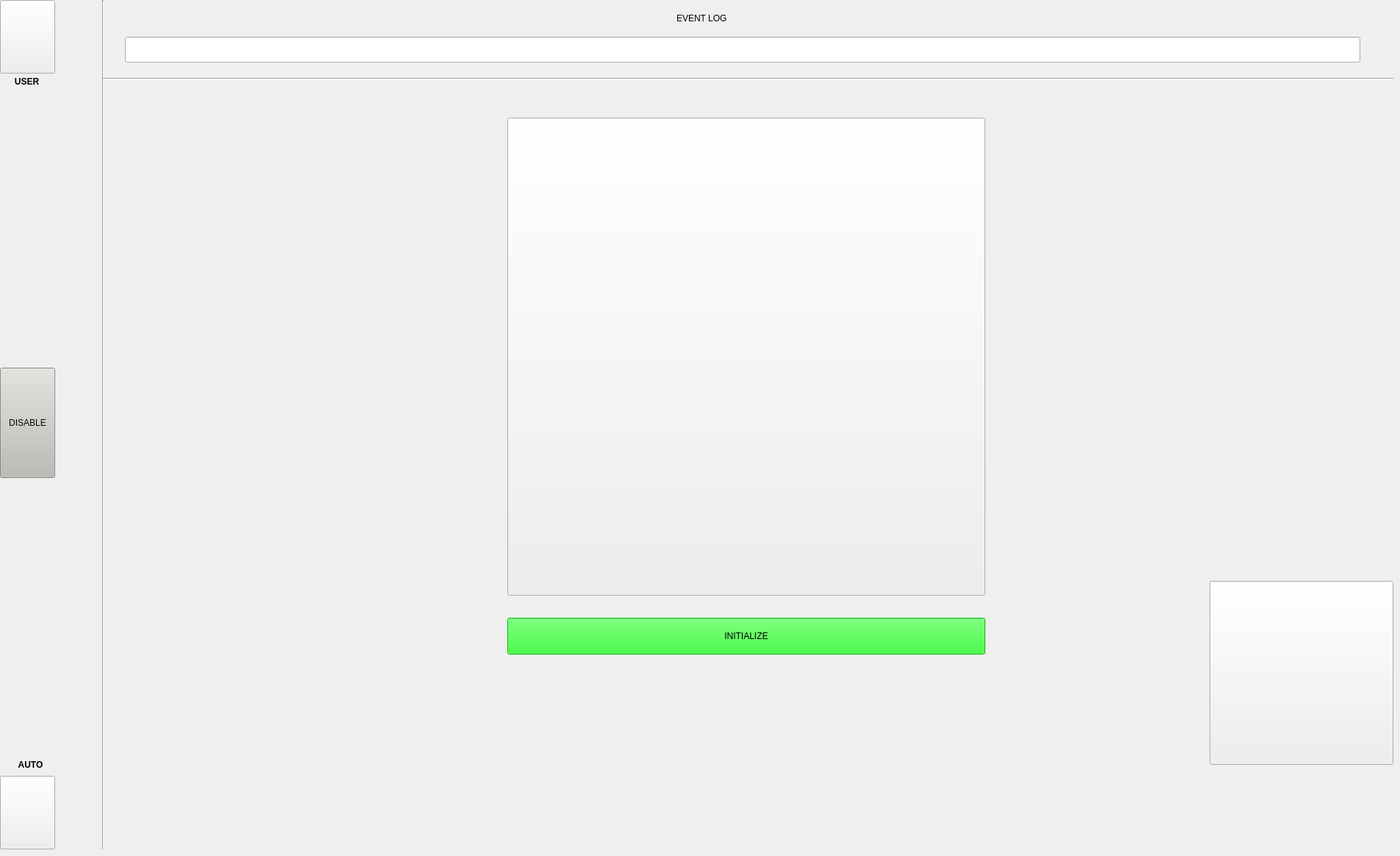
   <widget class="QWidget" name="tab">
    <attribute name="icon">
     <iconset>
      <normaloff>home-fotor-bg-remover-2023120815520.png</normaloff>home-fotor-bg-remover-2023120815520.png</iconset>
    </attribute>
    <attribute name="title">
     <string>Home</string>
    </attribute>
    <widget class="QPushButton" name="pushButton">
     <property name="geometry">
      <rect>
       <x>690</x>
       <y>160</y>
       <width>650</width>
       <height>650</height>
      </rect>
     </property>
     <property name="text">
      <string/>
     </property>
     <property name="icon">
      <iconset>
       <normaloff>logo.png</normaloff>logo.png</iconset>
     </property>
     <property name="iconSize">
      <size>
       <width>1200</width>
       <height>1200</height>
      </size>
     </property>
    </widget>
    <widget class="QPushButton" name="initialize_button">
     <property name="geometry">
      <rect>
       <x>690</x>
       <y>840</y>
       <width>650</width>
       <height>50</height>
      </rect>
     </property>
     <property name="styleSheet">
      <string notr="true">font: 75 30pt &quot;Ubuntu Condensed&quot;;
background-color: rgb(0, 255, 0);</string>
     </property>
     <property name="text">
      <string>INITIALIZE</string>
     </property>
    </widget>
    <widget class="QPushButton" name="pushButton_3">
     <property name="geometry">
      <rect>
       <x>1645</x>
       <y>790</y>
       <width>250</width>
       <height>250</height>
      </rect>
     </property>
     <property name="text">
      <string/>
     </property>
     <property name="icon">
      <iconset>
       <normaloff>1.png</normaloff>1.png</iconset>
     </property>
     <property name="iconSize">
      <size>
       <width>500</width>
       <height>240</height>
      </size>
     </property>
    </widget>
    <widget class="QPushButton" name="user_button">
     <property name="geometry">
      <rect>
       <x>0</x>
       <y>0</y>
       <width>75</width>
       <height>100</height>
      </rect>
     </property>
     <property name="text">
      <string/>
     </property>
     <property name="icon">
      <iconset>
       <normaloff>U.png</normaloff>U.png</iconset>
     </property>
     <property name="iconSize">
      <size>
       <width>100</width>
       <height>90</height>
      </size>
     </property>
    </widget>
    <widget class="QPushButton" name="auto_button">
     <property name="geometry">
      <rect>
       <x>0</x>
       <y>1055</y>
       <width>75</width>
       <height>100</height>
      </rect>
     </property>
     <property name="text">
      <string/>
     </property>
     <property name="icon">
      <iconset>
       <normaloff>a-removebg-preview.png</normaloff>a-removebg-preview.png</iconset>
     </property>
     <property name="iconSize">
      <size>
       <width>100</width>
       <height>90</height>
      </size>
     </property>
    </widget>
    <widget class="QLabel" name="label">
     <property name="geometry">
      <rect>
       <x>3</x>
       <y>101</y>
       <width>67</width>
       <height>21</height>
      </rect>
     </property>
     <property name="styleSheet">
      <string notr="true">font: 75 14pt &quot;Ubuntu Condensed&quot;;</string>
     </property>
     <property name="text">
      <string>&lt;html&gt;&lt;head/&gt;&lt;body&gt;&lt;p align=&quot;center&quot;&gt;&lt;span style=&quot; font-weight:600;&quot;&gt;USER&lt;/span&gt;&lt;/p&gt;&lt;/body&gt;&lt;/html&gt;</string>
     </property>
    </widget>
    <widget class="QLabel" name="label_2">
     <property name="geometry">
      <rect>
       <x>8</x>
       <y>1030</y>
       <width>67</width>
       <height>20</height>
      </rect>
     </property>
     <property name="styleSheet">
      <string notr="true">font: 75 14pt &quot;Ubuntu Condensed&quot;;</string>
     </property>
     <property name="text">
      <string>&lt;html&gt;&lt;head/&gt;&lt;body&gt;&lt;p align=&quot;center&quot;&gt;&lt;span style=&quot; font-weight:600;&quot;&gt;AUTO&lt;/span&gt;&lt;/p&gt;&lt;/body&gt;&lt;/html&gt;</string>
     </property>
    </widget>
    <widget class="Line" name="line">
     <property name="geometry">
      <rect>
       <x>130</x>
       <y>0</y>
       <width>20</width>
       <height>1155</height>
      </rect>
     </property>
     <property name="orientation">
      <enum>Qt::Vertical</enum>
     </property>
    </widget>
    <widget class="Line" name="line_7">
     <property name="geometry">
      <rect>
       <x>140</x>
       <y>100</y>
       <width>1755</width>
       <height>15</height>
      </rect>
     </property>
     <property name="orientation">
      <enum>Qt::Horizontal</enum>
     </property>
    </widget>
    <widget class="QLineEdit" name="event_log">
     <property name="geometry">
      <rect>
       <x>170</x>
       <y>50</y>
       <width>1680</width>
       <height>35</height>
      </rect>
     </property>
    </widget>
    <widget class="QLabel" name="label_47">
     <property name="geometry">
      <rect>
       <x>920</x>
       <y>10</y>
       <width>140</width>
       <height>30</height>
      </rect>
     </property>
     <property name="styleSheet">
      <string notr="true">font: 75 Bold 24pt &quot;Ubuntu Condensed&quot;;</string>
     </property>
     <property name="text">
      <string>EVENT LOG</string>
     </property>
    </widget>
    <widget class="QPushButton" name="disable_button">
     <property name="geometry">
      <rect>
       <x>0</x>
       <y>500</y>
       <width>75</width>
       <height>150</height>
      </rect>
     </property>
     <property name="styleSheet">
      <string notr="true">background-color: rgb(186, 189, 182);
font: 75 bold 14pt &quot;Ubuntu Condensed&quot;;
color: rgb(3, 3, 5);</string>
     </property>
     <property name="text">
      <string>DISABLE</string>
     </property>
    </widget>
   </widget>
